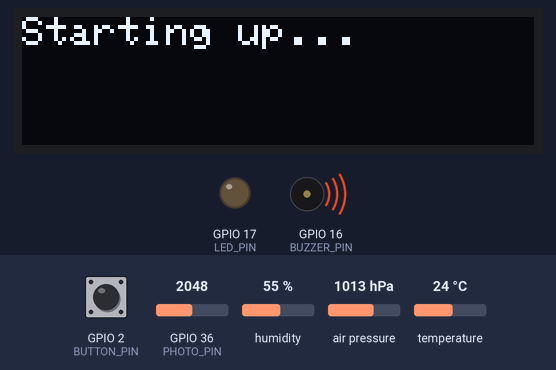
The program below on a simulated ESP32. Parts: 128×32 one-colour display, output pins drawn as LEDs (lit = HIGH), buzzer (waves = sounding, pin HIGH). The test bench sets the inputs (shaded band); at power-on: GPIO 2 (BUTTON_PIN) LOW, GPIO 36 (PHOTO_PIN) = 2048, humidity 55 %, air pressure 1013 hPa, temperature 24 °C. WiFi joins after 1.5 s; servers stay silent unless stated; the display library's start-up logo is not drawn; what the program prints to the serial monitor is not drawn.

Above: at 4.1 s.
Timing chart, 0 to 5.6 s (numbered marks = the images above):
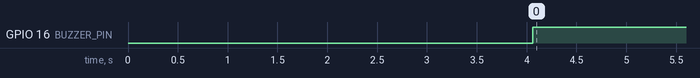

The program:

main.cpp
```cpp
#include <Wire.h>
#include <Adafruit_Sensor.h>
#include <Adafruit_BME280.h>
#include <Adafruit_GFX.h>
#include <Adafruit_SSD1306.h>
#include <WiFi.h>
#include <WebServer.h>
#include <SPI.h>
#include <WiFiClientSecure.h>
#include <RTClib.h>

#define BMP085_ADDRESS 0x76

// Replace with your network credentials
const char* ssid = "zzz";
const char* password = "xxxx";

#define SCREEN_WIDTH 128
#define SCREEN_HEIGHT 32
#define OLED_RESET -1
Adafruit_SSD1306 display(SCREEN_WIDTH, SCREEN_HEIGHT, &Wire, OLED_RESET);

#define BUTTON_PIN 2
#define BUZZER_PIN 16
#define LED_PIN 17
#define PHOTO_PIN A0
#define PHOTO_RESISTOR 10000

// Create an instance of the BMP180 sensor
Adafruit_BME280 bme;

// Create an instance of the WebServer
WebServer server(80);

// Create an instance of the real-time clock
RTC_DS3231 rtc;
// Function prototype for handleRoot()
void handleRoot();

// Function prototype for getFormattedTime()
String getFormattedTime();

int buttonState = 0;
int buzzerState = LOW;
int ledState = LOW;
int mode = 0;
int buzzerThreshold = 500;
int ledThreshold = 2000;

void setup() {
  // Start the serial communication
  Serial.begin(115200);

  // Connect to Wi-Fi network
  WiFi.begin(ssid, password);
  while (WiFi.status() != WL_CONNECTED) {
    delay(1000);
    Serial.println("Connecting to WiFi...");
  }

  // Print the IP address of the board
  Serial.print("IP address: ");
  Serial.println(WiFi.localIP());
  pinMode(BUZZER_PIN, OUTPUT);
  pinMode(LED_PIN, OUTPUT);
  pinMode(BUTTON_PIN, INPUT);
  display.begin(SSD1306_SWITCHCAPVCC, 0x3C);
  display.display();
  delay(2000);
  display.clearDisplay();
  display.setTextSize(1);
  display.setTextColor(WHITE);
  display.setCursor(0,0);
  display.println("Starting up...");
  display.display();
  if (!bme.begin(0x76)) {
    display.println("Could not find a valid BMP180 sensor, check wiring!");
    display.display();
    while (1);
  }
}

String getFormattedTime() {
  // Get the current time
  time_t now = time(nullptr);

  // Convert the current time to a struct tm
  struct tm *timeinfo = localtime(&now);

  // Create a string for the formatted time
  char formattedTime[20];
  strftime(formattedTime, sizeof(formattedTime), "%H:%M:%S", timeinfo);

  // Return the formatted time as a string
  return String(formattedTime);
}

void loop() {
  float temperature = bme.readTemperature();
  float humidity = bme.readHumidity();
  float pressure = bme.readPressure() / 100.0F;
  int lightLevel = analogRead(PHOTO_PIN);
  int buzzerOn = (pressure > buzzerThreshold || temperature > buzzerThreshold) ? 1 : 0;
  int ledOn = (pressure > ledThreshold || temperature > ledThreshold) ? 1 : 0;
  buttonState = digitalRead(BUTTON_PIN);
  if (buttonState == HIGH) {
    mode = (mode + 1) % 3;
    delay(500);
  }
  display.clearDisplay();
  display.setCursor(0, 0);
  switch (mode) {
    case 0:
      display.println("Temperature:");
      display.print(temperature);
      display.println(" *C");
      break;
    case 1:
      display.println("Humidity:");
      display.print(humidity);
      display.println("%");
      break;
    case 2:
      display.println("Pressure:");
      display.print(pressure);
      display.println(" hPa");
      break;
  }
  if (buzzerOn == 1) {
    digitalWrite(BUZZER_PIN, HIGH);
  } else {
    digitalWrite(BUZZER_PIN, LOW);
  }
  if (ledOn == 1) {
    digitalWrite(LED_PIN, HIGH);
  } else {
    digitalWrite(LED_PIN, LOW);
  }
  delay(1000);
}
```

Measured:
- by itself, GPIO 16 (BUZZER_PIN): LOW → HIGH at 4.1 s
